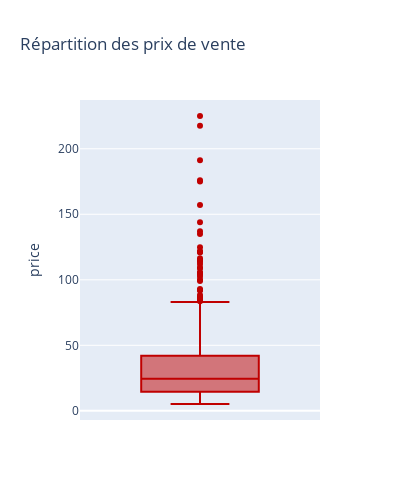

Here is the notebook cell this chart was saved with:
### Code cell
#Autre méthode avec plotly express
graph1 = px.box(df_final, y="price",
title = "Répartition des prix de vente" , width = 400,  height = 500,)
graph1.update_traces(marker_color='#C00000', orientation= 'v')
template = "simple_white" 
graph1.show()

### Figure 1 — Plotly figure (JSON) as saved in the notebook; plotly's stock layout.template omitted (floating-point values rounded to 4 significant figures; data arrays with more than 128 entries replaced by an {"elided": "..."} marker saying what was removed)
{"data": [{"alignmentgroup": "True", "hovertemplate": "price=%{y}<extra></extra>", "legendgroup": "", "marker": {"color": "#C00000"}, "name": "", "notched": false, "offsetgroup": "", "orientation": "v", "showlegend": false, "type": "box", "x0": " ", "xaxis": "x", "y": {"elided": "825 float values"}, "y0": " ", "yaxis": "y"}], "layout": {"boxmode": "group", "height": 500, "legend": {"tracegroupgap": 0}, "title": {"text": "Répartition des prix de vente"}, "width": 400, "xaxis": {"anchor": "y", "domain": [0, 1]}, "yaxis": {"anchor": "x", "domain": [0, 1], "title": {"text": "price"}}}}
